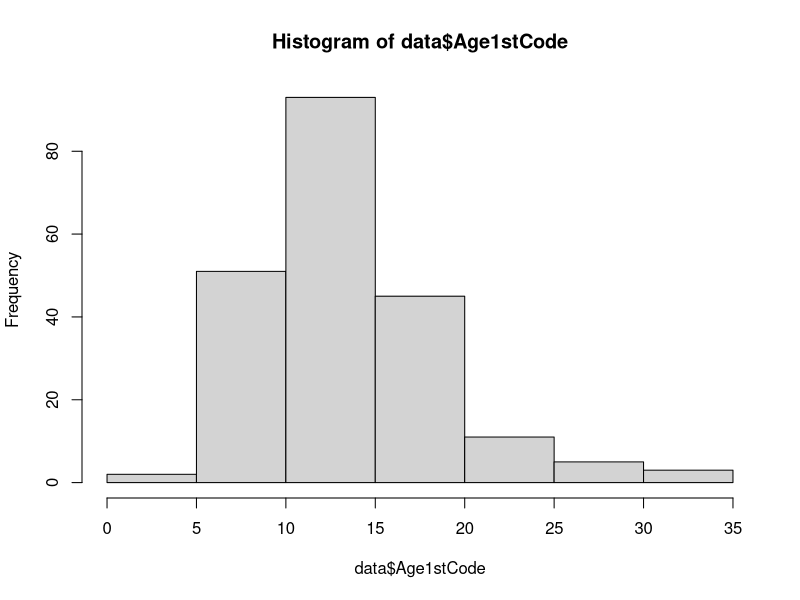

The R script that drew this image:
setwd("C:/Stats/Class 08")

library(readxl)

data <- read_excel("StackOverflowHungary2020.xlsx")

str(data)

#non-parametric tests
#Goodness of fit test 
#1-pchisq(14.29, df=6)

#representativeness according to employment type
sample_freq <- table(data$Employment)
sample_freq
#in hungary population(2020), full-time 85%, part-time 4%, and self-employed 11%

pop_prop <- c(0.85, 0.04, 0.11)

#H0: Sample data is representative
#H1: Sample data not representative

#Use Chi-square test
#df = num of bins - num of estimated parameters - 1 = 3-0-1 = 2
chisq.test(sample_freq, p = pop_prop) #p can also be probability
#test statistics is 5.29

#right tailed test
#we need to find upper critical value
#significance level 5%
cu <- qchisq(p = 0.95, df = 2) #(quantile, degree of freedom)
#upper critical value is 5.99 
#we see that the test value is lower than the critical value 5.29<5.99
#it is an accepted area. We fail to reject H0. The sample data is representative of the population
?qchisq()
1-pchisq(5.289, df = 2)
#p-value is 0.07
#so we failed to reject H0 .   

#check if each expected frequency has 5 elements
nrow(data)*pop_prop >= 5

#expected frequency based on theoretical proportion
representative_result <- chisq.test(sample_freq, p=pop_prop)
representative_result$expected

#inbuilt test
shapiro.test(data$MonthlyHuf) # used to decide whether or not a sample fits a noral distribution or not
#H0: normal distribution 
#p value is almost 0. Reject H0. The distribution is not a normal distribution 

#Other tests: Shapiro-Wilk, Kolmogorov-Smirnov, Jarque-Bera,
#Doornik-Hansen

#test of uniformity
listed <- c(12, 18, 26, 24, 20)
prob <- c(0.2, 0.2, 0.2, 0.2, 0.2)
chisq.test(listed, p = prob)
#p-value is 19.91. Fail to reject H0. The distribution is a uniform distribution


#test of normality
hist(data$Age1stCode)
#The histogram is roughly normally distributed, but it has a slight right tail.
#Question: Is this slight right-skew due to sampling error? →
#Hypothesis test! :)

#H0: The distribution is normal
#H1: The distribution is not normal
sample_mean <- mean(data$Age1stCode)
s <- sd(data$Age1stCode)
#split normal distribution into 5 bins (quintiles)
norm_quintiles <- qnorm(c(0, 0.2, 0.4, 0.6, 0.8,1), mean = sample_mean, sd = s)
norm_quintiles
#Next, we create a frequency table of the fj values corresponding to the normal distribution quintiles.
observed_freq <- table(cut(data$Age1stCode, breaks = norm_quintiles))
observed_freq
chi2_result <- chisq.test(observed_freq)
chi2_result$statistic
p_value_chi2 <- 1-pchisq(chi2_result$statistic, df = 5-2-1)
p_value_chi2*100 #in percentage format

chi2_result$expected


#check based on 10 bins(deciles)
norm_decile <- qnorm(c(0, 0.1, 0.2, 0.3, 0.4, 0.5, 0.6, 0.7,0.8,0.9, 1), mean = sample_mean, sd = s)
norm_decile
observed_decile <- table(cut(data$Age1stCode, breaks = norm_decile))
observed_decile 

chi2_result_decile <- chisq.test(observed_decile)
chi2_result_decile$statistic
p_value_chi2_decile <- 1-pchisq(chi2_result_decile$statistic, df = 10-2-1)
p_value_chi2_decile*100
#we can safely reject the H0 hypothesis. The distribution is not normal

#test of homogenity
#developers using Windows and those using other operating systems have the same level of job satisfaction

#H0: The 2 groups have identical distributions in the population (windows and non-windows)
#H1: The 2 groups have different distributions 

#fist group the data into 2 categories, windows and non-windows
unique(data$OpSys)

data$OpSys_Groupped <- ifelse(data$OpSys == "Windows", "Windows", "Non-Windows")
table(data$OpSys_Groupped)

crosstab <- table(data[, c("JobSat", "OpSys_Groupped")])
crosstab
prop.table(crosstab, 2)

#function can calculate df auto
chisq.test(crosstab)

#fail to reject H0
#So in the population (i.e., outside of our sample), 
#the distrobution of job satisfaction levels can be considered IDENTICAL between Windows and non-Windows users.

homogenity_result <- chisq.test(crosstab)
homogenity_result$expected
prop.table(homogenity_result$expected, 2)

homogenity_result$observed - homogenity_result$expected

homogenity_result$expected >= 5

data$JobSat_v2 <- ifelse(data$JobSat %in% c("Very dissatisfied", "Slightly dissatisfied"), "Dissatisfied", 
                         data$JobSat)

crosstab_v2 <- table(data[, c("JobSat_v2", "OpSys_Groupped")])
crosstab_v2

chisq.test(crosstab_v2)

n <-nrow(data)
